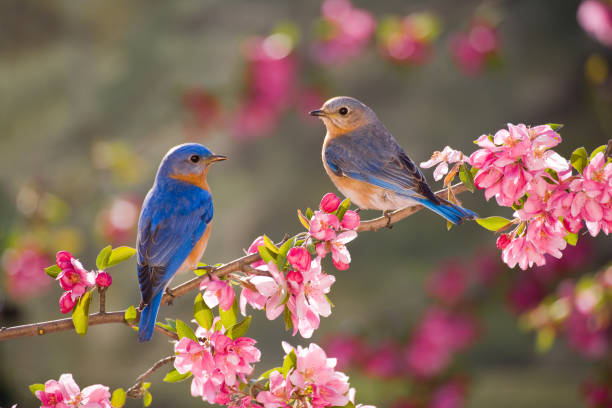
#> input picture pic1.jpg, 612 x 408 px, found by its file name
$ python 3affine.py
#> lines starting #> are read from the running program, lines starting #| are printed output that depends on the picture
import cv2
import numpy as np
import matplotlib.pyplot as plt
img=cv2.imread(r"C:\Users\vegu2\Desktop\New folder (3)\pic1.jpg")
#> img is the input picture: shape (408, 612, 3); mean B, G, R 94.3, 105.5, 134.4
img=cv2.cvtColor(img,cv2.COLOR_BGR2RGB)
rows,cols,ch=img.shape
#> rows = 408; cols = 612; ch = 3

pt1=np.float32([[50,50],[200,50],[50,200]])
pt2=np.float32([[10,100],[200,50],[100,250]])
Mat=cv2.getAffineTransform(pt1,pt2)
dst=cv2.warpAffine(img,Mat,(cols,rows))
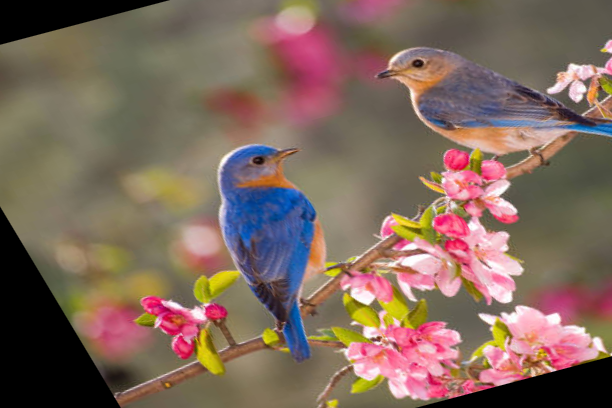
#> dst: shape (408, 612, 3); mean R, G, B 127.4, 104.8, 92.4
plt.figure(figsize=(10,10))
plt.subplot(121)
plt.imshow(img)
plt.title('Input')
plt.subplot(122)
plt.imshow(dst)
plt.title('Output')
plt.show()
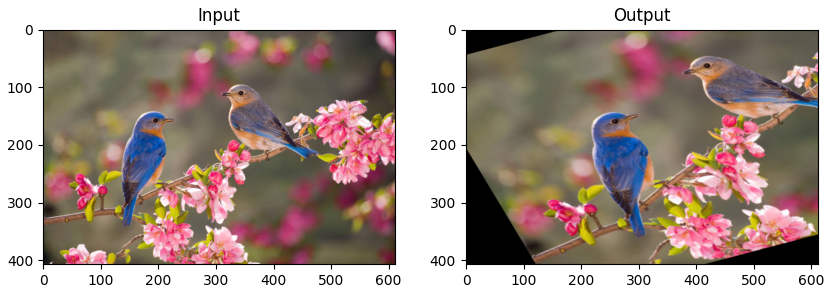
#> figure drawn by matplotlib, 2 panels

$ run again, with pic3.jpg copied over pic1.jpg
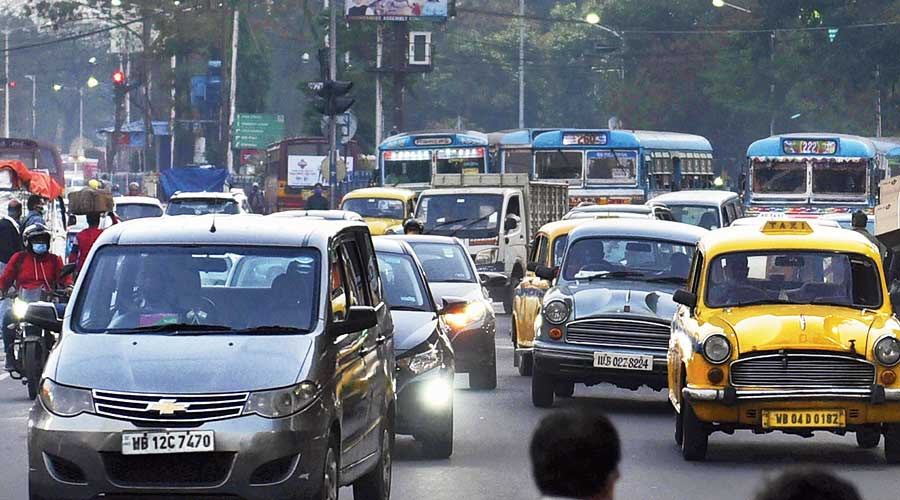
#> input picture pic3.jpg, 900 x 500 px, found by its file name
#> img is the input picture: shape (500, 900, 3); mean B, G, R 118.2, 110.1, 105.5
#> `dst=cv2.warpAffine(img,Mat,(cols,rows))`:
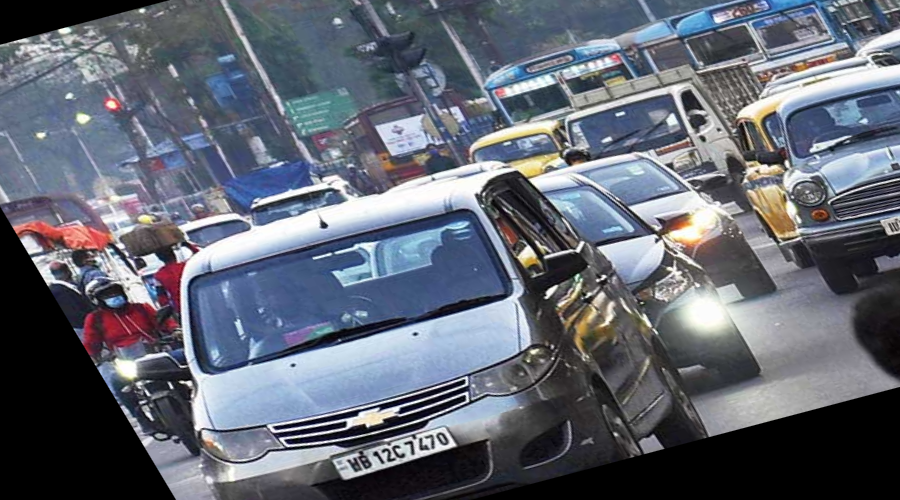
#> dst: shape (500, 900, 3); mean R, G, B 97.8, 103, 114.7
#> `plt.show()`:
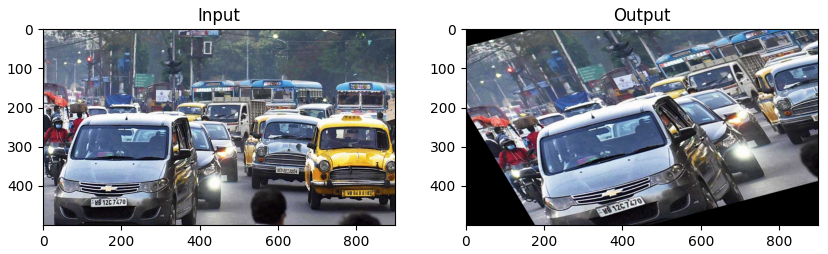
#> figure drawn by matplotlib, 2 panels
